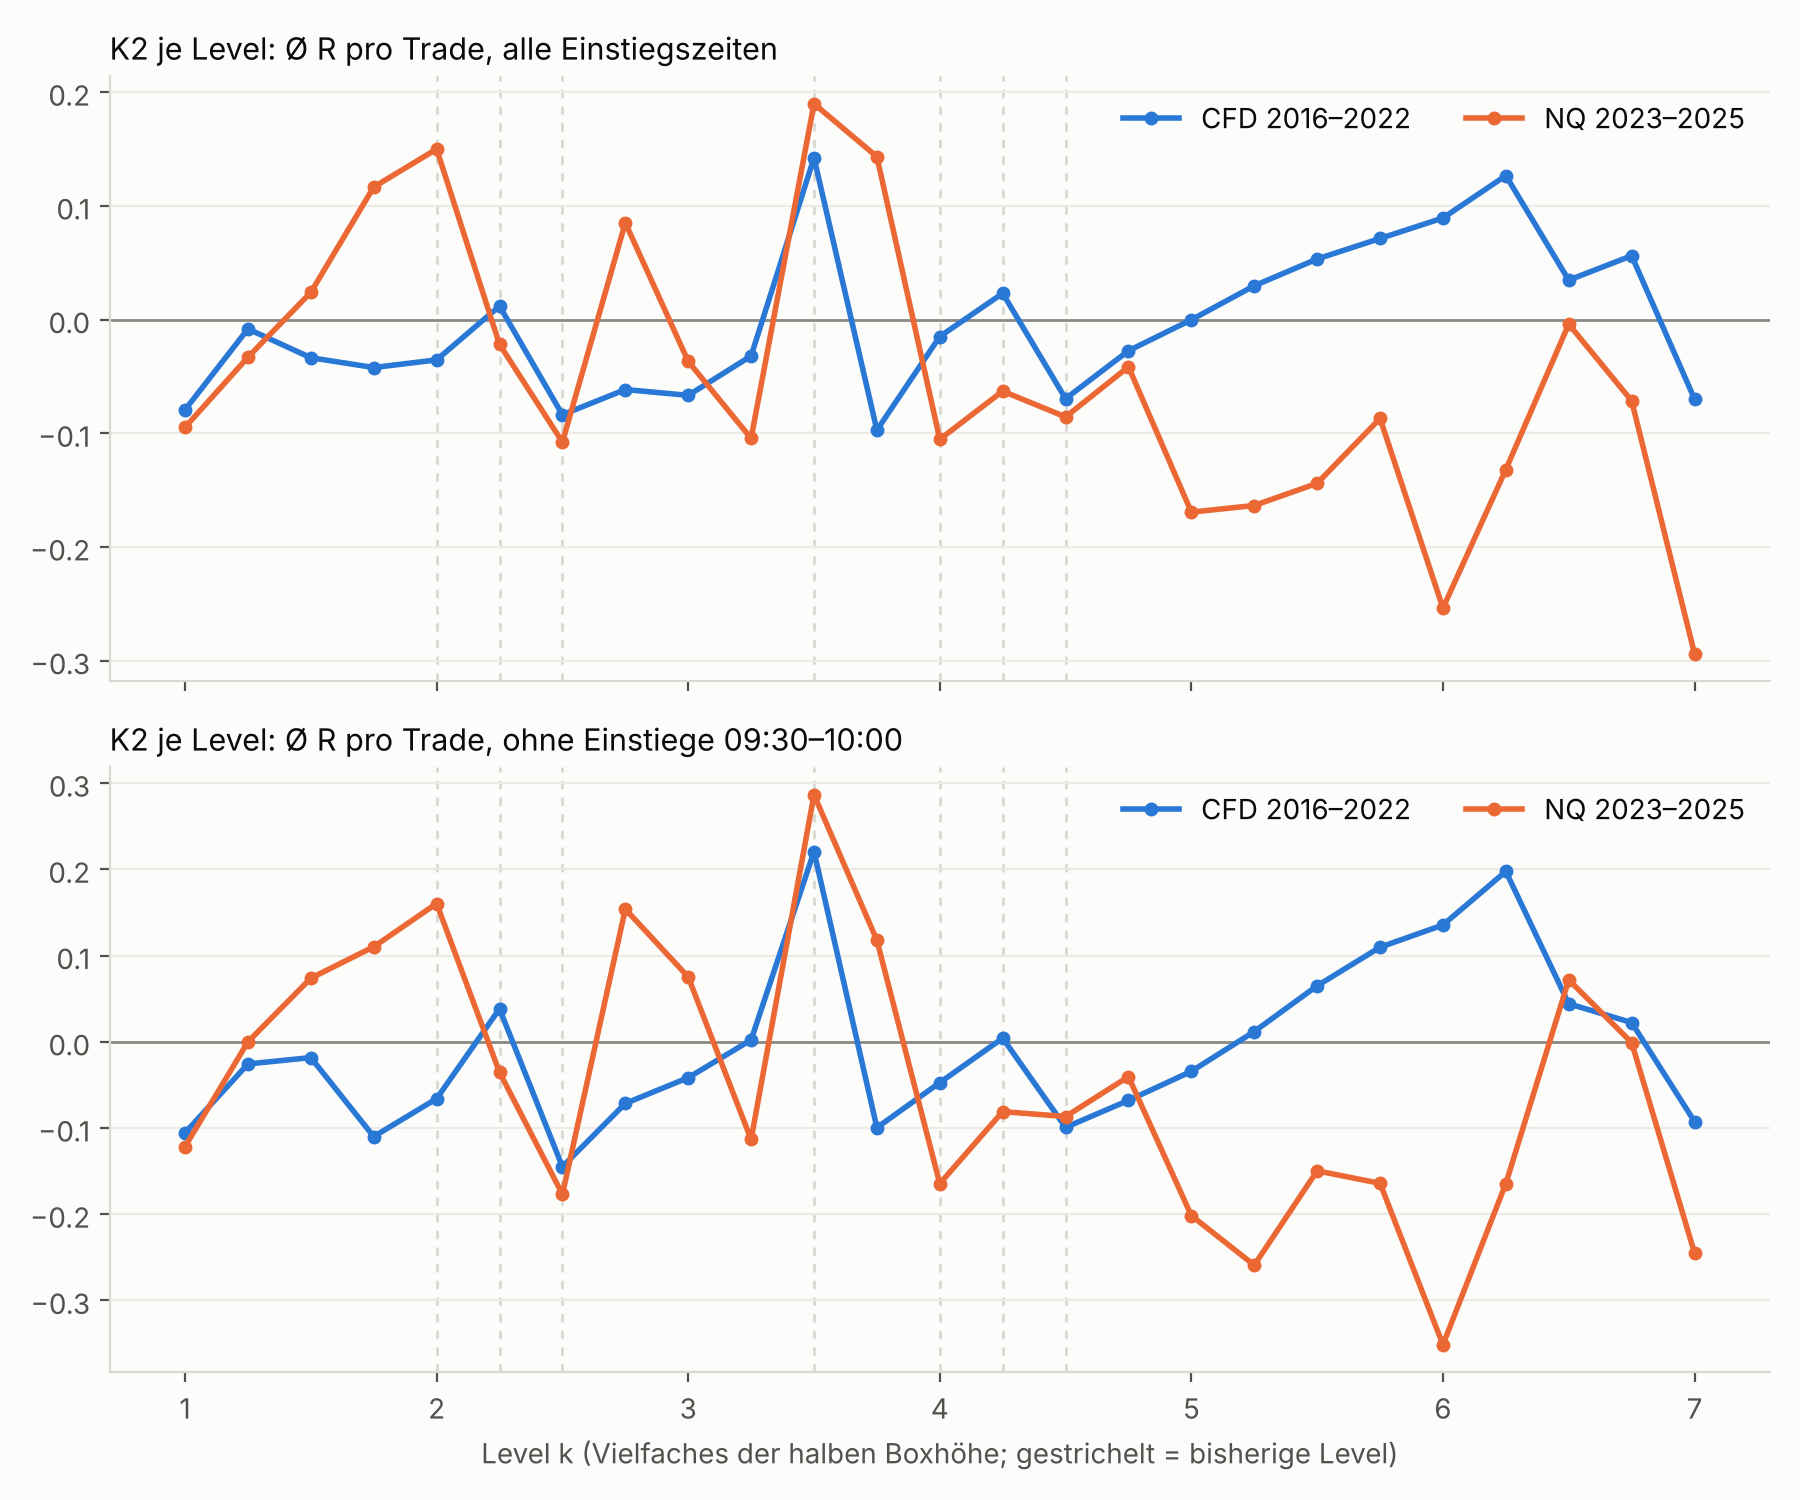

Reproduce this figure in Python.
"""
K2 mit veraenderten Box-Leveln und Uhrzeit-Filter.

K2 (aus Branch claude/hopeful-hamilton-gxoy9x, hier eigenstaendig nachgebaut):
  Box   = Open 00:00 ET / Open 08:30 ET, Mitte, h = halbe Boxhoehe
  Level = Mitte +- k*h (Original: k = 3.5)
  Entry = Reclaim: Kurs handelt durch das Level, eine 1-Min-Kerze schliesst binnen 10 Kerzen
          zurueck, bricht das Extrem der Vorkerze und hat die passende Farbe; vorher gab es am
          selben Tag schon einen Reclaim in Gegenrichtung (an irgendeinem Original-Level)
  Stop  = Sweep-Extrem + 1 Tick, mindestens 0.02 ATR; Ziel = Box-Mitte; 15:59 flat
  max. 3 Touches je Level und Seite, immer nur eine Position, Kosten 1 Punkt (CFD: 0.0032 ATR)

Scans:
  1  Zeitumrechnung: alte feste -7h gegen korrekte Sommerzeit-Umrechnung (Level 3.5)
  2  k von 1.0 bis 7.0 in 0.25-Schritten (Box-Einheiten)
  3  Level in ATR-Einheiten statt Box-Einheiten: Mitte +- c*ATR
  4  Uhrzeit-Filter: Einstiege 09:30-10:00 auslassen
  6  Feines Raster um k = 3.5

Aufruf:  python funktions_studien/k2_level_scan.py [--plot]
"""
import sys
import zipfile
from pathlib import Path

import numpy as np
import pandas as pd
from numba import njit

ROOT = Path(__file__).resolve().parent.parent          # Daten liegen im Wurzelverzeichnis des Repositories
HERE = Path(__file__).resolve().parent
ORIG = [2.0, 2.25, 2.5, 3.5, 4.0, 4.25, 4.5]
TICK, REARM, NREC, MAXEV = 0.25, 0.02, 10, 3
pd.set_option("display.width", 220)


# ------------------------------------------------------------------ Daten
def load(kind, fixed7h=False):
    if kind == "NQ":
        df = pd.read_csv(ROOT / "Dataset_NQ_1min_2022_2025.csv", usecols=["timestamp ET", "open", "high", "low", "close"])
        df.index = pd.to_datetime(df.pop("timestamp ET"), format="%m/%d/%Y %H:%M") - pd.Timedelta("1min")
        return df[~df.index.duplicated()].sort_index()
    parts = []
    for i in (1, 2):
        with zipfile.ZipFile(ROOT / f"1m_data_part{i}.zip") as z:
            parts.append(pd.read_csv(z.open(f"1m_data_part{i}.csv"), sep="\t"))
    df = pd.concat(parts)
    broker = pd.DatetimeIndex(pd.to_datetime(df["DateTime"], format="%Y.%m.%d %H:%M:%S"))
    et = broker - pd.Timedelta("7h") if fixed7h else broker.tz_localize(
        "Europe/Athens", ambiguous="NaT", nonexistent="NaT").tz_convert("America/New_York").tz_localize(None)
    out = pd.DataFrame({"open": df.Open.values, "high": df.High.values, "low": df.Low.values,
                        "close": df.Close.values}, index=et)
    out = out[~out.index.isna()]
    out = out[~out.index.duplicated()].sort_index()
    return out[out.index < "2023-01-01"]


def prepare(kind, fixed7h=False):
    bars = load(kind, fixed7h)
    hm = bars.index.strftime("%H:%M")
    o0, o830 = bars.loc[hm == "00:00", "open"], bars.loc[hm == "08:30", "open"]
    o0.index, o830.index = o0.index.normalize(), o830.index.normalize()
    box = pd.concat({"o0": o0, "o830": o830}, axis=1, sort=True).dropna()
    box = box[box.index.dayofweek < 5]
    box["mid"], box["h"] = (box.o0 + box.o830) / 2, (box.o0 - box.o830).abs() / 2
    g = bars.groupby((bars.index + pd.Timedelta("6h")).normalize())
    box["atr"] = (g.high.max() - g.low.min()).rolling(14).mean().shift(1).reindex(box.index)
    box = box.dropna(subset=["atr"])
    first = pd.Timestamp("2016-11-16" if kind == "CFD" else "2023-01-01")
    sel = (hm >= "08:30") & (hm < "16:00")
    sess = dict(tuple(bars[sel].groupby(bars.index[sel].normalize())))
    days = []
    for day, b in box.iterrows():
        s = sess.get(day)
        if b.h <= 0 or s is None or len(s) < 300 or day < first:
            continue
        days.append(dict(day=day, mid=b.mid, h=b.h, atr=b.atr, o0=b.o0, o830=b.o830,
                         O=s.open.values, H=s.high.values, L=s.low.values, C=s.close.values,
                         clock=(s.index.hour * 60 + s.index.minute).values))
    return days


# ------------------------------------------------------------------ Engine
@njit(cache=True)
def find_events(O, H, L, C, lvl, side, rearm, nrec, maxev, thr):
    n = len(C)
    S = np.full(maxev, -1, np.int64)
    R = np.full(maxev, -1, np.int64)
    E = np.full(maxev, np.nan)
    k = 0
    armed = (O[0] - lvl) * side >= rearm
    i = 0
    while i < n and k < maxev:
        if armed:
            touched = (L[i] <= lvl - thr) if side == 1 else (H[i] >= lvl + thr)
            if touched:
                S[k] = i
                ext = L[i] if side == 1 else H[i]
                r = -1
                through = False
                for q in range(i, min(i + nrec + 1, n)):
                    if side == 1:
                        ext = min(ext, L[q])
                        through = through or (L[q] < lvl)
                        if through and C[q] > lvl:
                            r = q
                            break
                    else:
                        ext = max(ext, H[q])
                        through = through or (H[q] > lvl)
                        if through and C[q] < lvl:
                            r = q
                            break
                R[k] = r
                E[k] = ext
                k += 1
                armed = False
        if not armed and (C[i] - lvl) * side >= rearm:
            armed = True
        i += 1
    return S, R, E


@njit(cache=True)
def sim_mid(H, L, C, j, side, entry, stop, tp):
    if abs(entry - stop) <= 0 or (tp - entry) * side <= 0:
        return np.nan, -1
    n = len(C)
    for i in range(j + 1, n):
        if side == 1:
            if L[i] <= stop:
                return stop, i
            if H[i] >= tp:
                return tp, i
        else:
            if H[i] >= stop:
                return stop, i
            if L[i] <= tp:
                return tp, i
    return C[n - 1], n - 1


def day_context(d, kind):
    """Erster Reclaim je Richtung an den Original-Leveln (fuer 'vorher Gegenreaktion')."""
    thr = TICK if kind == "NQ" else 0.0008 * d["atr"]
    first = {1: 10 ** 9, -1: 10 ** 9}
    lv = [d["o0"], d["o830"]] + [d["mid"] + s * k * d["h"] for k in ORIG for s in (1, -1)]
    for lvl in lv:
        for side in (1, -1):
            _, R, _ = find_events(d["O"], d["H"], d["L"], d["C"], lvl, side, REARM * d["atr"], NREC, MAXEV, thr)
            r = R[R >= 0]
            if len(r):
                first[side] = min(first[side], r.min())
    return first, thr


def k2_trades(days, kind, level_fn, skip=None, ctx=None):
    """level_fn(d) -> Liste von Levelpreisen. skip = (von, bis) Minuten seit Mitternacht fuer Einstiege."""
    rows = []
    for di, d in enumerate(days):
        first, thr = ctx[di]
        O, H, L, C, atr = d["O"], d["H"], d["L"], d["C"], d["atr"]
        cost = 1.0 if kind == "NQ" else 0.0032 * atr
        ev = []
        for lvl in level_fn(d):
            for side in (1, -1):
                S, R, E = find_events(O, H, L, C, lvl, side, REARM * atr, NREC, MAXEV, thr)
                for k in range(MAXEV):
                    if S[k] < 0:
                        break
                    ev.append((side, S[k], R[k], E[k]))
        own = {sd: min([e[2] for e in ev if e[0] == sd and e[2] >= 0], default=10 ** 9) for sd in (1, -1)}
        for side, s, r, ext in ev:
            if r < 1 or r >= len(C) - 1:
                continue
            if min(first[-side], own[-side]) >= s:                      # keine Gegenreaktion vorher
                continue
            mom = (C[r] > H[r - 1] and C[r] > O[r]) if side == 1 else (C[r] < L[r - 1] and C[r] < O[r])
            if not mom or (skip and skip[0] <= d["clock"][r] < skip[1]):
                continue
            entry = C[r]
            st = ext - side * TICK
            stop = min(st, entry - 0.02 * atr) if side == 1 else max(st, entry + 0.02 * atr)
            px, xb = sim_mid(H, L, C, r, side, entry, stop, d["mid"])
            if np.isnan(px):
                continue
            rows.append((di, r, xb, (side * (px - entry) - cost) / abs(entry - stop)))
    rows.sort()
    out, cur, busy = [], -1, -1
    for di, r, xb, R in rows:                                           # nur eine Position gleichzeitig
        if di != cur:
            cur, busy = di, -1
        if r > busy:
            out.append((di, R))
            busy = xb
    return np.array(out).reshape(-1, 2)


def stat(t, nd):
    if len(t) == 0:
        return dict(n=0, wk=0.0, win=np.nan, R=np.nan, t=0.0, Rwk=0.0)
    daily = np.zeros(nd)
    np.add.at(daily, t[:, 0].astype(int), t[:, 1])
    return dict(n=len(t), wk=len(t) / nd * 5, win=(t[:, 1] > 0).mean(), R=t[:, 1].mean(),
                t=daily.mean() / daily.std(ddof=1) * np.sqrt(nd), Rwk=t[:, 1].sum() / nd * 5)


def row(label, sets, ctxs, level_fn, skip=None):
    r = {"Level": label}
    for kind in ("CFD", "NQ"):
        s = stat(k2_trades(sets[kind], kind, level_fn, skip, ctxs[kind]), len(sets[kind]))
        r.update({f"{kind} Trades": s["n"], f"{kind} Win": s["win"], f"{kind} Ø R": s["R"], f"{kind} t": s["t"],
                  f"{kind} R/Wo": s["Rwk"]})
    return r


def show(title, rows):
    df = pd.DataFrame(rows)
    f = {c: ("{:.0%}".format if "Win" in c else "{:+.3f}".format if ("Ø R" in c or "R/Wo" in c) else "{:+.2f}".format)
         for c in df.columns if c != "Level" and "Trades" not in c}
    print(f"== {title} ==")
    print(df.to_string(index=False, formatters=f), "\n")
    return df


def main():
    kfn = lambda k: (lambda d: [d["mid"] + k * d["h"], d["mid"] - k * d["h"]])
    afn = lambda c: (lambda d: [d["mid"] + c * d["atr"], d["mid"] - c * d["atr"]])

    old = {"CFD": prepare("CFD", fixed7h=True)}
    sets = {"CFD": prepare("CFD"), "NQ": prepare("NQ")}
    ctxs = {k: [day_context(d, k) for d in v] for k, v in sets.items()}
    octx = [day_context(d, "CFD") for d in old["CFD"]]
    print({k: len(v) for k, v in sets.items()}, "Tage\n")

    so = stat(k2_trades(old["CFD"], "CFD", kfn(3.5), None, octx), len(old["CFD"]))
    print(f"== 1: Zeitumrechnung (K2, Level 3.5, CFD) ==\n"
          f"alte feste -7h : {so['n']} Trades, Ø R {so['R']:+.3f}, t {so['t']:+.2f}  (Branch-Ergebnis: 699 Trades, +0.144)")
    sn = stat(k2_trades(sets["CFD"], "CFD", kfn(3.5), None, ctxs["CFD"]), len(sets["CFD"]))
    print(f"Sommerzeit korrekt: {sn['n']} Trades, Ø R {sn['R']:+.3f}, t {sn['t']:+.2f}\n")

    ks = np.arange(1.0, 7.01, 0.25)
    dk = show("2: K2 an Mitte +- k*h  (k = 3.5 ist das Original)", [row(f"k={k:.2f}", sets, ctxs, kfn(k)) for k in ks])
    cs = np.round(np.arange(0.05, 0.61, 0.05), 2)
    da = show("3: K2 an Mitte +- c*ATR  (Level unabhaengig von der Boxhoehe)",
              [row(f"c={c:.2f}", sets, ctxs, afn(c)) for c in cs])
    skip = (9 * 60 + 30, 10 * 60)
    show("4: Uhrzeit-Filter - Einstiege 09:30-10:00 auslassen",
         [row("k=3.5 alle Zeiten", sets, ctxs, kfn(3.5)), row("k=3.5 ohne 09:30-10:00", sets, ctxs, kfn(3.5), skip)]
         + [x for k in (2.0, 2.5, 4.5, 5.5) for x in (row(f"k={k} alle Zeiten", sets, ctxs, kfn(k)),
                                                     row(f"k={k} ohne 09:30-10:00", sets, ctxs, kfn(k), skip))])
    dks = show("5: k-Scan mit Uhrzeit-Filter (ohne 09:30-10:00)",
               [row(f"k={k:.2f}", sets, ctxs, kfn(k), skip) for k in ks])
    fine = np.round(np.arange(3.30, 3.71, 0.05), 2)
    show("6: Feines Raster um 3.5 (alle Zeiten)", [row(f"k={k:.2f}", sets, ctxs, kfn(k)) for k in fine])
    show("6b: Feines Raster um 3.5 (ohne 09:30-10:00)", [row(f"k={k:.2f}", sets, ctxs, kfn(k), skip) for k in fine])
    if "--plot" in sys.argv:
        plot(ks, dk, dks)


def plot(ks, dk, dks):
    import matplotlib
    matplotlib.use("Agg")
    import matplotlib.pyplot as plt
    ink, mute, surf, blue, orange = "#0b0b0b", "#52514e", "#fcfcfb", "#2a78d6", "#eb6834"
    plt.rcParams.update({"font.size": 10, "axes.edgecolor": "#d9d8d2", "axes.labelcolor": mute,
                         "xtick.color": mute, "ytick.color": mute, "text.color": ink})
    fig, ax = plt.subplots(2, 1, figsize=(9, 7.5), facecolor=surf, sharex=True)
    for a, df, title in ((ax[0], dk, "K2 je Level: Ø R pro Trade, alle Einstiegszeiten"),
                         (ax[1], dks, "K2 je Level: Ø R pro Trade, ohne Einstiege 09:30–10:00")):
        a.set_facecolor(surf)
        a.spines[["top", "right"]].set_visible(False)
        a.grid(axis="y", color="#ebeae5", lw=.8)
        a.axhline(0, color="#8a8983", lw=1)
        for k in ORIG:
            a.axvline(k, color="#d9d8d2", lw=1, ls=(0, (3, 3)), zorder=0)
        a.plot(ks, df["CFD Ø R"], color=blue, lw=2, marker="o", ms=4, label="CFD 2016–2022")
        a.plot(ks, df["NQ Ø R"], color=orange, lw=2, marker="o", ms=4, label="NQ 2023–2025")
        a.set_title(title, loc="left", fontsize=11)
        a.legend(frameon=False, loc="upper right", ncols=2)
    ax[1].set_xlabel("Level k (Vielfaches der halben Boxhöhe; gestrichelt = bisherige Level)")
    fig.tight_layout()
    fig.savefig(HERE / "k2_level_scan.png", dpi=200, facecolor=surf)
    print("Grafik gespeichert: k2_level_scan.png")


if __name__ == "__main__":
    main()
